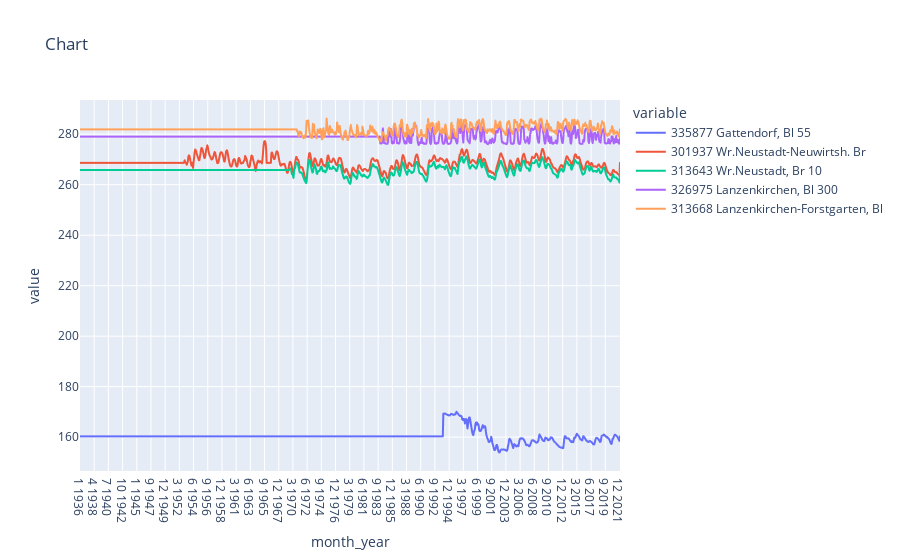

Notebook source saved alongside this figure:
### Code cell
fig = px.line(base_df, x="month_year", y=top_5_variance_regions.index, title='Highest Variance Regions')
fig.show()

### Figure 1 — Plotly figure (JSON) as saved in the notebook; plotly's stock layout.template omitted (floating-point values rounded to 4 significant figures; data arrays with more than 128 entries replaced by an {"elided": "..."} marker saying what was removed)
{"data": [{"hovertemplate": "variable=335877 Gattendorf, Bl 55<br>month_year=%{x}<br>value=%{y}<extra></extra>", "legendgroup": "335877 Gattendorf, Bl 55", "line": {"color": "#636efa", "dash": "solid"}, "marker": {"symbol": "circle"}, "mode": "lines", "name": "335877 Gattendorf, Bl 55", "showlegend": true, "type": "scattergl", "x": {"elided": "1028 str values"}, "xaxis": "x", "y": {"elided": "1028 float values"}, "yaxis": "y"}, {"hovertemplate": "variable=301937 Wr.Neustadt-Neuwirtsh. Br<br>month_year=%{x}<br>value=%{y}<extra></extra>", "legendgroup": "301937 Wr.Neustadt-Neuwirtsh. Br", "line": {"color": "#EF553B", "dash": "solid"}, "marker": {"symbol": "circle"}, "mode": "lines", "name": "301937 Wr.Neustadt-Neuwirtsh. Br", "showlegend": true, "type": "scattergl", "x": {"elided": "1028 str values"}, "xaxis": "x", "y": {"elided": "1028 float values"}, "yaxis": "y"}, {"hovertemplate": "variable=313643 Wr.Neustadt, Br 10<br>month_year=%{x}<br>value=%{y}<extra></extra>", "legendgroup": "313643 Wr.Neustadt, Br 10", "line": {"color": "#00cc96", "dash": "solid"}, "marker": {"symbol": "circle"}, "mode": "lines", "name": "313643 Wr.Neustadt, Br 10", "showlegend": true, "type": "scattergl", "x": {"elided": "1028 str values"}, "xaxis": "x", "y": {"elided": "1028 float values"}, "yaxis": "y"}, {"hovertemplate": "variable=326975 Lanzenkirchen, Bl 300<br>month_year=%{x}<br>value=%{y}<extra></extra>", "legendgroup": "326975 Lanzenkirchen, Bl 300", "line": {"color": "#ab63fa", "dash": "solid"}, "marker": {"symbol": "circle"}, "mode": "lines", "name": "326975 Lanzenkirchen, Bl 300", "showlegend": true, "type": "scattergl", "x": {"elided": "1028 str values"}, "xaxis": "x", "y": {"elided": "1028 float values"}, "yaxis": "y"}, {"hovertemplate": "variable=313668 Lanzenkirchen-Forstgarten, Bl<br>month_year=%{x}<br>value=%{y}<extra></extra>", "legendgroup": "313668 Lanzenkirchen-Forstgarten, Bl", "line": {"color": "#FFA15A", "dash": "solid"}, "marker": {"symbol": "circle"}, "mode": "lines", "name": "313668 Lanzenkirchen-Forstgarten, Bl", "showlegend": true, "type": "scattergl", "x": {"elided": "1028 str values"}, "xaxis": "x", "y": {"elided": "1028 float values"}, "yaxis": "y"}], "layout": {"legend": {"title": {"text": "variable"}, "tracegroupgap": 0}, "title": {"text": "Chart"}, "xaxis": {"anchor": "y", "domain": [0, 1], "title": {"text": "month_year"}}, "yaxis": {"anchor": "x", "domain": [0, 1], "title": {"text": "value"}}}}
